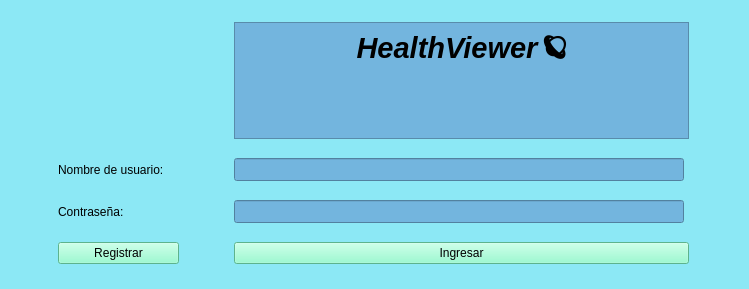
<?xml version="1.0" encoding="UTF-8"?>
<ui version="4.0">
 <class>MainWindow</class>
 <widget class="QMainWindow" name="MainWindow">
  <property name="geometry">
   <rect>
    <x>0</x>
    <y>0</y>
    <width>749</width>
    <height>289</height>
   </rect>
  </property>
  <property name="windowTitle">
   <string>MainWindow</string>
  </property>
  <property name="styleSheet">
   <string notr="true">
background-color: rgb(140, 232, 245);</string>
  </property>
  <widget class="QWidget" name="centralwidget">
   <layout class="QGridLayout" name="gridLayout">
    <item row="1" column="0">
     <widget class="QLabel" name="label">
      <property name="maximumSize">
       <size>
        <width>121</width>
        <height>23</height>
       </size>
      </property>
      <property name="text">
       <string>Nombre de usuario:</string>
      </property>
     </widget>
    </item>
    <item row="0" column="1">
     <widget class="QTextBrowser" name="textBrowser">
      <property name="maximumSize">
       <size>
        <width>455</width>
        <height>117</height>
       </size>
      </property>
      <property name="styleSheet">
       <string notr="true">background-color: rgb(242, 118, 102);
background-color: rgb(115, 181, 222);</string>
      </property>
      <property name="html">
       <string>&lt;!DOCTYPE HTML PUBLIC &quot;-//W3C//DTD HTML 4.0//EN&quot; &quot;http://www.w3.org/TR/REC-html40/strict.dtd&quot;&gt;
&lt;html&gt;&lt;head&gt;&lt;meta name=&quot;qrichtext&quot; content=&quot;1&quot; /&gt;&lt;style type=&quot;text/css&quot;&gt;
p, li { white-space: pre-wrap; }
&lt;/style&gt;&lt;/head&gt;&lt;body style=&quot; font-family:'MS Shell Dlg 2'; font-size:8.25pt; font-weight:400; font-style:normal;&quot;&gt;
&lt;p align=&quot;center&quot; style=&quot; margin-top:0px; margin-bottom:0px; margin-left:0px; margin-right:0px; -qt-block-indent:0; text-indent:0px;&quot;&gt;&lt;span style=&quot; font-size:22pt; font-weight:600; font-style:italic;&quot;&gt;HealthViewer🪐&lt;/span&gt;&lt;/p&gt;&lt;/body&gt;&lt;/html&gt;</string>
      </property>
     </widget>
    </item>
    <item row="2" column="1">
     <widget class="QLineEdit" name="password_input">
      <property name="maximumSize">
       <size>
        <width>450</width>
        <height>23</height>
       </size>
      </property>
      <property name="styleSheet">
       <string notr="true">background-color: rgb(115, 181, 222);</string>
      </property>
     </widget>
    </item>
    <item row="2" column="0">
     <widget class="QLabel" name="label_2">
      <property name="maximumSize">
       <size>
        <width>121</width>
        <height>23</height>
       </size>
      </property>
      <property name="text">
       <string>Contraseña:</string>
      </property>
     </widget>
    </item>
    <item row="1" column="1">
     <widget class="QLineEdit" name="username_input">
      <property name="maximumSize">
       <size>
        <width>450</width>
        <height>23</height>
       </size>
      </property>
      <property name="styleSheet">
       <string notr="true">
background-color: rgb(115, 181, 222);
border-color: rgb(102, 50, 43);</string>
      </property>
      <property name="text">
       <string/>
      </property>
     </widget>
    </item>
    <item row="3" column="0">
     <widget class="QPushButton" name="create_button">
      <property name="styleSheet">
       <string notr="true">background-color: rgb(130, 250, 198);</string>
      </property>
      <property name="text">
       <string>Registrar</string>
      </property>
     </widget>
    </item>
    <item row="3" column="1">
     <widget class="QPushButton" name="login_button">
      <property name="styleSheet">
       <string notr="true">background-color: rgb(130, 250, 198);</string>
      </property>
      <property name="text">
       <string>Ingresar</string>
      </property>
     </widget>
    </item>
   </layout>
  </widget>
 </widget>
 <resources/>
 <connections/>
</ui>
